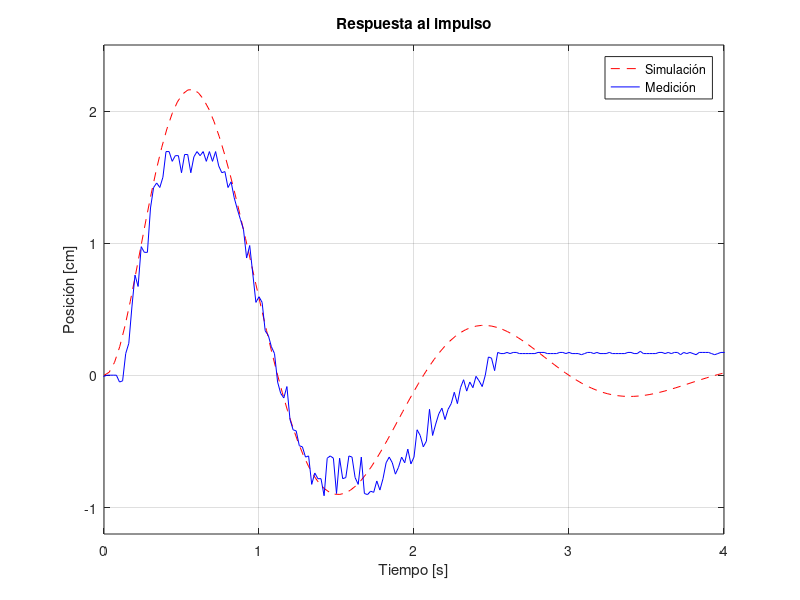
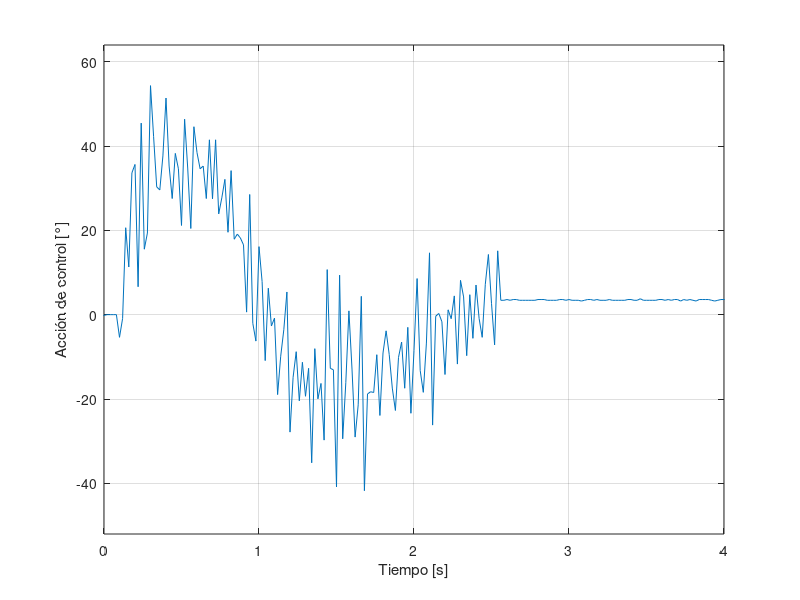

MATLAB code for these plots, in order: (Note: this script raises an error after producing the figures.)
%%
close all; clear;
k1 = 11.4345;
g = 9.807;
k2 = 100 * pi/180 * g * 2.1;
k = k1 * k2;
p1 = -10;
p2 = -4.8680 + 3.0753i;

a = -1/8; %ganancia para ajustar los datos al impulso unitario
t0 = 2.3; %tiempo para mover los datos medidos

P = zpk([], [0 p1 p2 conj(p2)], k);

kp = 2.5;
kd = 0.1;

s = tf('s');

C = kp + kd * s; %kd * (s + kp/kd)
L = C * P;
T = minreal(L/(1 + L));


x_label = 'Tiempo [s]';

%Respuesta al impulso
load('impulso_PD_v1.mat');

t0 = 3.9;
a = -0.12;
x_lim = [0, 4];

fig1 = figure;
[y, timp] = impulse(T);
plot(timp, y, 'r--'); hold on;
plot(t - t0, a * posicion, 'b-'); grid On;

xlim(x_lim);
ylim([-1.2, 2.5]);
xlabel(x_label);
ylabel('Posición [cm]');

legend('Simulación', 'Medición');
title('Respuesta al impulso');

saveas(fig1, 'PD-Respuesta al impulso.png');

%Acción de control

fig2 = figure;

plot(t - t0, angulo_servo); grid on;

xlim(x_lim);
xlabel(x_label);
ylabel('Acción de control [°]');
angulo_max = 59;
angulo_min = -47;
ylim([angulo_min - 5, angulo_max + 5]);

yline(angulo_max, 'k--');
yline(angulo_min, 'k--');

title('Acción de control');

saveas(fig2, 'PD-Acción de control(impulso).png');


%Respuesta al escalón

load('escalon_PD_v1.mat');
fig3 = figure;

t0 = 5;
[y, tstep] = step(10 * T);
plot(tstep, y, 'r--'); hold on;
plot(t - t0, posicion, 'b-'); grid On;
yline(10, 'k--');

xlabel(x_label);
xlim(x_lim);
ylabel('Posición [cm]');

legend('Simulación', 'Medición');
title('Respuesta al escalón');

saveas(fig3, 'PD-Respuesta al escalón.png');

%Acción de control
fig4 = figure;
plot(t - t0, angulo_servo); grid on;

xlim(x_lim);
xlabel(x_label);
ylabel('Acción de control [°]');
ylim([angulo_min - 5, angulo_max + 5]);

yline(angulo_max, 'k--');
yline(angulo_min, 'k--');

title('Acción de control');

saveas(fig4,'PD-Acción de control(escalón).png');

fig5 = figure;

opt = bodeoptions;
opt.PhaseMatching = 'On';
opt.PhaseMatchingValue = -90;
opt.PhaseMatchingFreq = 0.1;

[Gm,Pm,Wcg,Wcp] = margin(L);
Gm = 20 * log10(Gm);
margin(L, opt);
lineas = findall(fig5, 'Type', 'line');
set(lineas(12:14), 'Color', 'b');
set(lineas(12:14), 'LineWidth', 2);

titulo = sprintf('Bode de L(s). \n Margen de ganancia %.2f dB en %.2f rad/s || Margen de fase %.1f ° en %.2f rad/s', Gm, Wcg, Pm, Wcp);
title(titulo, 'Fontsize', 10);
grid on;

saveas(fig5, 'PD-Bode de L.png');

% Derivada ruidosa
load('PD-Derivada ruidosa.mat');
t0 = 8;
x_lim = [0, 5];

fig6 = figure;
subplot(2,1,1);
stairs(t - t0, error);
title('Error');
xlabel(x_label);
xlim(x_lim);
ylabel('Error [cm]');
ylim([-20, 20]);
grid on;

subplot(2,1,2);
stairs(t - t0, derivada);
title('Derivada');
xlabel(x_label);
ylabel('Derivada [cm/s]');
xlim(x_lim);
ylim([-3000, 3000]);
grid on

saveas(fig6, 'PD-Derivada ruidosa.png');


load('PD-derivada mejorada.mat');

fig7 = figure;

t0 = 3.5;
x_lim = [0, 6];
x_label = 'Tiempo [s]';


subplot(2,1,1);
stairs(t - t0, error);
title('Error');
xlabel(x_label);
xlim(x_lim);
ylabel('Error [cm]');
ylim([-20, 20]);
grid on;

subplot(2,1,2);
stairs(t - t0, derivada);
title('Derivada');
xlabel(x_label);
ylabel('Derivada [cm/s]');
xlim(x_lim);
grid on

saveas(fig7, 'PD-derivada mejorada.png');
